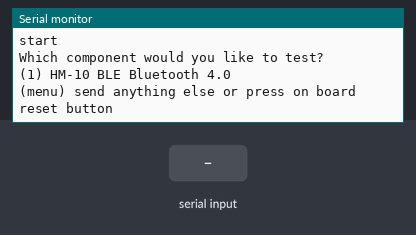
A sketch run on a simulated Arduino Uno, built with avr-gcc and run on an emulated ATmega328P. Shown: the last lines printed to the serial monitor. The test bench sets the inputs (shaded band).

Above: at 0.9 s.
1.0 s: "1\n" received over Serial
At 2.2 s:
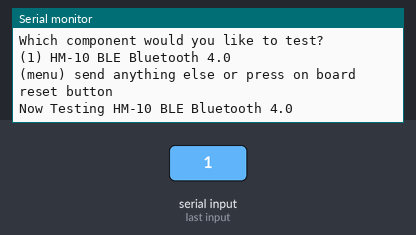
2.5 s: "1\n" received over the second serial link
At 3.6 s:
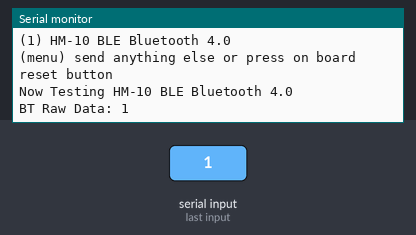
4.0 s: "0\n" received over the second serial link
At 4.9 s:
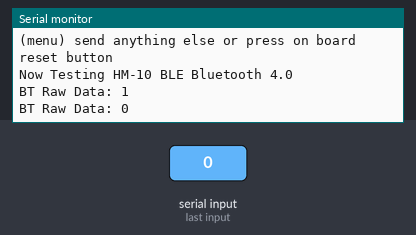

Measured:
- after the input at 1.0 s, the serial monitor: prints a new line at once (image 1)
- after the input at 2.5 s, the serial monitor: prints a new line at once (image 2)
- after the input at 4.0 s, the serial monitor: prints a new line at once (image 3)

The sketch:

Firmware.ino
```cpp
// Include Libraries
#include "Arduino.h"
#include "BLEHM10.h"


// Pin Definitions
#define BLEHM10_PIN_TXD	11
#define BLEHM10_PIN_RXD	10


// Global variables and defines
String blehm10Str = "";
// object initialization
BLEHM10 blehm10(BLEHM10_PIN_RXD,BLEHM10_PIN_TXD);


// define vars for testing menu
const int timeout = 10000;       //define timeout of 10 sec
char menuOption = 0;
long time0;

// Setup the essentials for your circuit to work. It runs first every time your circuit is powered with electricity.
void setup()
{
    // Setup Serial which is useful for debugging
    // Use the Serial Monitor to view printed messages
    Serial.begin(9600);
    while (!Serial) ; // wait for serial port to connect. Needed for native USB
    Serial.println("start");

    blehm10.begin(9600);
    //This example uses HM-10 BLE to communicate with an Android or iOS device.
    //For Android download Hm BLE Terminal from google play store, or any other BLE app.
    //For iOS download LightBlue from App Store, or any other BLE app.
    //On both apps, pair and connect to your HM-10
    //You should see this message your Smartphone
    blehm10.println("BLE On....");
    menuOption = menu();

}

// Main logic of your circuit. It defines the interaction between the components you selected. After setup, it runs over and over again, in an eternal loop.
void loop()
{


    if(menuOption == '1') {
    // HM-10 BLE Bluetooth 4.0 - Test Code
    //Receive String from bluetooth device
    if (blehm10.available())
    {
    //Read a complete line from bluetooth terminal
    blehm10Str = blehm10.readStringUntil('\n');
    // Print raw data to serial monitor
    Serial.print("BT Raw Data: ");
    Serial.println(blehm10Str);
    }
    //Send sensor data to Bluetooth device
    blehm10.println("PUT YOUR SENSOR DATA HERE");

    }

    if (millis() - time0 > timeout)
    {
        menuOption = menu();
    }

}


// Menu function for selecting the components to be tested
// Follow serial monitor for instrcutions
char menu()
{

    Serial.println(F("\nWhich component would you like to test?"));
    Serial.println(F("(1) HM-10 BLE Bluetooth 4.0"));
    Serial.println(F("(menu) send anything else or press on board reset button\n"));
    while (!Serial.available());

    // Read data from serial monitor if received
    while (Serial.available())
    {
        char c = Serial.read();
        if (isAlphaNumeric(c))
        {

            if(c == '1')
    			Serial.println(F("Now Testing HM-10 BLE Bluetooth 4.0"));
            else
            {
                Serial.println(F("illegal input!"));
                return 0;
            }
            time0 = millis();
            return c;
        }
    }
}

/*******************************************************

*    Circuito.io is an automatic generator of schematics and code for off
*    the shelf hardware combinations.

*    Copyright (C) 2016 Roboplan Technologies Ltd.

*    This program is free software: you can redistribute it and/or modify
*    it under the terms of the GNU General Public License as published by
*    the Free Software Foundation, either version 3 of the License, or
*    (at your option) any later version.

*    This program is distributed in the hope that it will be useful,
*    but WITHOUT ANY WARRANTY; without even the implied warranty of
*    MERCHANTABILITY or FITNESS FOR A PARTICULAR PURPOSE.  See the
*    GNU General Public License for more details.

*    You should have received a copy of the GNU General Public License
*    along with this program.  If not, see <http://www.gnu.org/licenses/>.

*    In addition, and without limitation, to the disclaimers of warranties
*    stated above and in the GNU General Public License version 3 (or any
*    later version), Roboplan Technologies Ltd. ("Roboplan") offers this
*    program subject to the following warranty disclaimers and by using
*    this program you acknowledge and agree to the following:
*    THIS PROGRAM IS PROVIDED ON AN "AS IS" AND "AS AVAILABLE" BASIS, AND
*    WITHOUT WARRANTIES OF ANY KIND EITHER EXPRESS OR IMPLIED.  ROBOPLAN
*    HEREBY DISCLAIMS ALL WARRANTIES, EXPRESS OR IMPLIED, INCLUDING BUT
*    NOT LIMITED TO IMPLIED WARRANTIES OF MERCHANTABILITY, TITLE, FITNESS
*    FOR A PARTICULAR PURPOSE, NON-INFRINGEMENT, AND THOSE ARISING BY
*    STATUTE OR FROM A COURSE OF DEALING OR USAGE OF TRADE.
*    YOUR RELIANCE ON, OR USE OF THIS PROGRAM IS AT YOUR SOLE RISK.
*    ROBOPLAN DOES NOT GUARANTEE THAT THE PROGRAM WILL BE FREE OF, OR NOT
*    SUSCEPTIBLE TO, BUGS, SECURITY BREACHES, OR VIRUSES. ROBOPLAN DOES
*    NOT WARRANT THAT YOUR USE OF THE PROGRAM, INCLUDING PURSUANT TO
*    SCHEMATICS, INSTRUCTIONS OR RECOMMENDATIONS OF ROBOPLAN, WILL BE SAFE
*    FOR PERSONAL USE OR FOR PRODUCTION OR COMMERCIAL USE, WILL NOT
*    VIOLATE ANY THIRD PARTY RIGHTS, WILL PROVIDE THE INTENDED OR DESIRED
*    RESULTS, OR OPERATE AS YOU INTENDED OR AS MAY BE INDICATED BY ROBOPLAN.
*    YOU HEREBY WAIVE, AGREE NOT TO ASSERT AGAINST, AND RELEASE ROBOPLAN,
*    ITS LICENSORS AND AFFILIATES FROM, ANY CLAIMS IN CONNECTION WITH ANY OF
*    THE ABOVE.
********************************************************/
```

BLEHM10.cpp
```cpp
#include "BLEHM10.h"

/*
* Constructor for SoftwareSerial case.
*/
BLEHM10::BLEHM10(int pinRx, int pinTx) : SoftwareSerial(pinRx, pinTx)
{
  pinMode(pinRx, INPUT);
  pinMode(pinTx, OUTPUT);
	begin(9600);
}
```

BLEHM10.h
```cpp
/** \addtogroup BLEHM10
 *  @{
 */

// BLEHM10.h

#ifndef _BLEHM10_H
#define _BLEHM10_H

#include <Arduino.h>
#include <SoftwareSerial.h>


class BLEHM10 : public SoftwareSerial
{
	public:
		/*
		* Constructor for SoftwareSerial case.
		*/
		BLEHM10(int pinRx, int pinTx);


};
#endif	//_BLEHM10_H
/** @}*/
```
